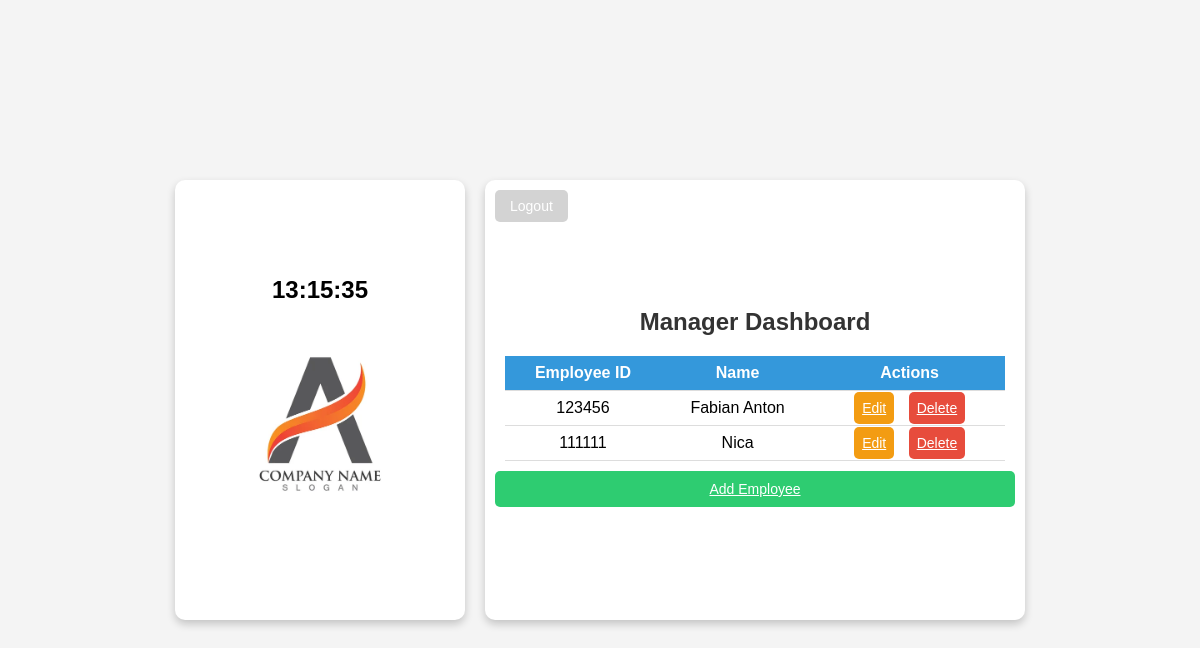
The page /manager/ on the database as committed earlier.
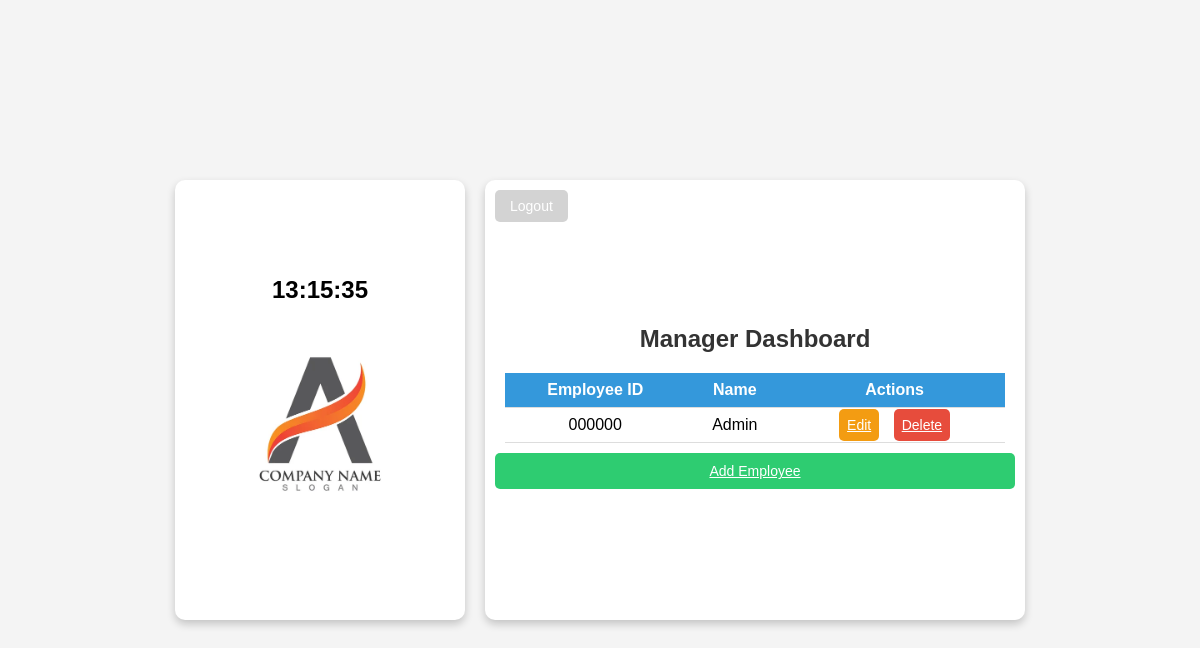
The same page on the database as committed later.
### employees/models.py (models this page shows, shortened)
class Employee(AbstractBaseUser):
    employee_id = models.CharField(max_length=6, unique=True)
    name = models.CharField(max_length=100)
    passcode = models.CharField(max_length=6)
    is_manager = models.BooleanField(default=False)
    objects = EmployeeManager()
    USERNAME_FIELD = 'employee_id'
    REQUIRED_FIELDS = ['name']

### employees/views.py (the view)
# urls.py: path('manager/', views.manager_dashboard, name='manager_dashboard'),
def manager_dashboard(request):
    employees = Employee.objects.all()
    return render(request, 'employees/manager_dashboard.html', {'employees': employees})

### employees/templates/employees/manager_dashboard.html (shortened to what this page needs)
<!DOCTYPE html>
<html lang="en">
<head>
    {% load static %}
</head>
<body>
    <div class="wrapper">
        <div class="box left-box">
            <div class="clock" id="clock">00:00:00</div>
            <img src="{% static 'images/logo.jpg' %}" alt="Company Logo" class="logo">
        </div>
        <div class="box right-box">
            <a href="{% url 'logout' %}" class="logout-btn">Logout</a>
            <h2>Manager Dashboard</h2>
            <div class="table-container">
                <table>
                    <tr>
                        <th>Employee ID</th>
                        <th>Name</th>
                        <th>Actions</th>
                    </tr>
                    {% for employee in employees %}
                    <tr>
                        <td>{{ employee.employee_id }}</td>
                        <td>{{ employee.name }}</td>
                        <td>
                            <a href="{% url 'update_employee' employee.employee_id %}" class="button edit-btn">Edit</a>
                            <a href="{% url 'delete_employee' employee.employee_id %}" class="button delete-btn">Delete</a>
                        </td>
                    </tr>
                    {% endfor %}
                </table>
            </div>
            <a href="{% url 'add_employee' %}" class="button add-btn">Add Employee</a>
        </div>
    </div>
</body>
</html>

### employees/templates/employees/manager_dashboard.html (style rules this page uses)
body { font-family: Arial, sans-serif; background-color: #f4f4f4; display: flex; justify-content: center; align-items: center; height: 100vh; margin: 0; }
.wrapper { display: flex; gap: 20px; position: relative; }
.box { background: white; padding: 20px; border-radius: 10px; box-shadow: 0 4px 8px rgba(0, 0, 0, 0.2); display: flex; flex-direction: column; align-items: center; justify-content: center; }
.left-box { width: 250px; height: 400px; text-align: center; }
.clock { font-size: 24px; font-weight: bold; margin-bottom: 20px; }
.logo { width: 100%; max-height: 250px; object-fit: contain; }
.right-box { width: 500px; height: 400px; text-align: center; overflow-y: auto; overflow-x: hidden; position: relative; }
.logout-btn { position: absolute; top: 10px; left: 10px; background-color: lightgray; color: white; padding: 8px 15px; border: none; border-radius: 5px; cursor: pointer; font-size: 14px; text-decoration: none; }
.table-container { width: 100%; overflow-x: auto; }
h2 { margin-bottom: 10px; color: #333; }
table { width: 100%; border-collapse: collapse; margin-top: 10px; }
th, td { padding: 8px; border-bottom: 1px solid #ddd; text-align: center; white-space: nowrap; }
th { background-color: #3498db; color: white; }
.button { padding: 8px; margin: 5px; font-size: 14px; border: none; border-radius: 5px; cursor: pointer; }
.edit-btn { background-color: #f39c12; color: white; }
.delete-btn { background-color: #e74c3c; color: white; }
.add-btn { background-color: #2ecc71; color: white; margin-top: 10px; padding: 10px; width: 100%; }

Rows that differ between the two databases and show on the page:
removed Employee: employee_id "123456", name "Fabian Anton"
removed Employee: employee_id "111111", name "Nica"
added Employee: employee_id "000000", name "Admin"
